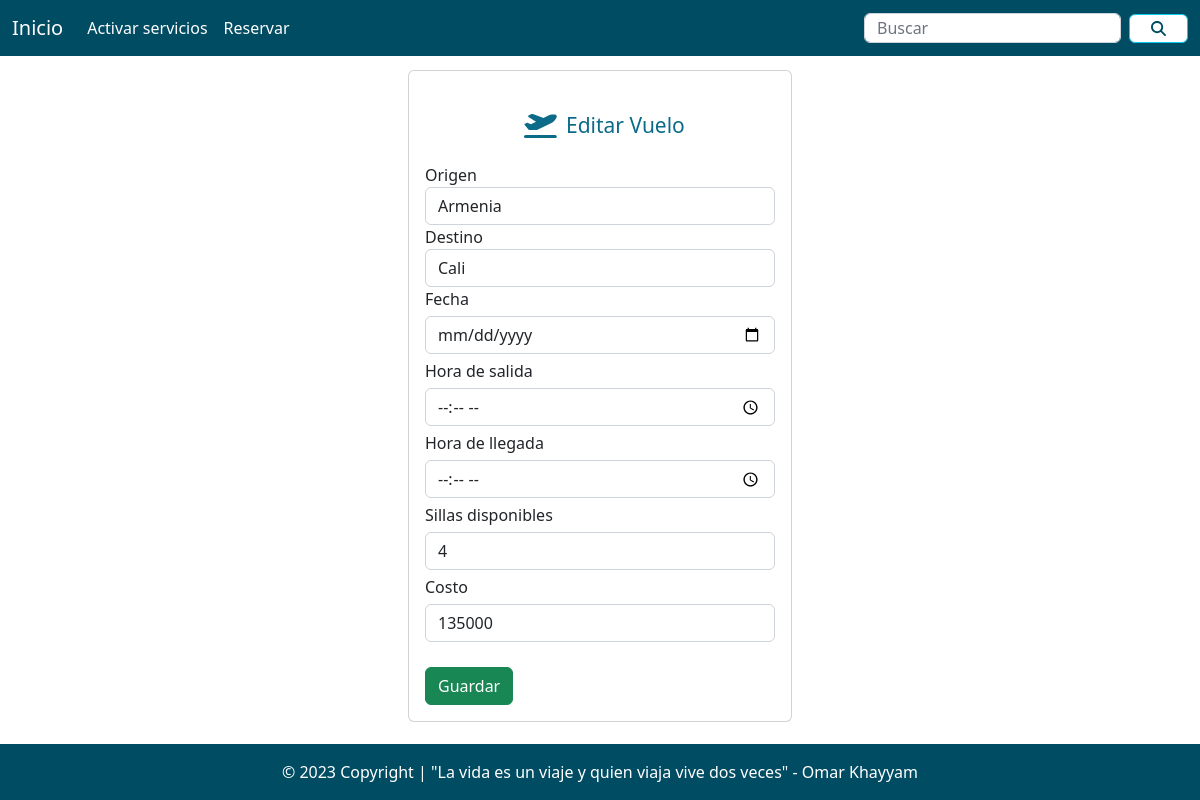
Page /orders/activarServicios/edicionVuelo/4 on the committed database.
### orders/models.py (models this page shows, shortened)
class Vuelo(models.Model):
    IDVuelo = models.BigAutoField(primary_key=True)
    origenVuelo = models.CharField(max_length=100)
    destinoVuelo = models.CharField(max_length=100)
    fechaVuelo = models.DateField()
    horaSalidaVuelo = models.TimeField()
    horaLlegadaVuelo = models.TimeField()
    sillasDisponibleVuelo = models.IntegerField()
    costoVuelo = models.IntegerField()

### orders/views.py (the view)
# urls.py: path('activarServicios/edicionVuelo/<IDVuelo>', views.edicionVuelo),
def edicionVuelo(request, IDVuelo):
    vuelo = Vuelo.objects.get(IDVuelo=IDVuelo)
    return render(request, "edicionVuelo.html", {"vuelo": vuelo})

### orders/templates/edicionVuelo.html (shortened to what this page needs)
<!doctype html>
<html lang="en">
<head>
    {% load static %}
    <link href="https://cdn.jsdelivr.net/npm/bootstrap@5.2.3/dist/css/bootstrap.min.css" rel="stylesheet">
    <link href="https://getbootstrap.com/docs/5.2/assets/css/docs.css" rel="stylesheet">
    <link href="{% static 'css/style.css' %}" rel="stylesheet">
</head>
<nav class="navbar navbar-expand-lg"
style="background-color: #004c63; position: fixed; width: 100%; z-index: 100; ">
<div class="container-fluid">
    <a class="navbar-brand text-white" href="/">Inicio</a>
    <div class="collapse navbar-collapse " id="navbarSupportedContent">
        <ul class="navbar-nav me-auto mb-2 mb-lg-0 ">
            <li class="nav-item">
                <a class="nav-link active text-white" aria-current="page" href="/activarServicios/">Activar servicios</a>
            </li>
            <li class="nav-item">
                <a class="nav-link text-white" href="/reservas/">Reservar</a>
            </li>
        </ul>
        <form class="d-flex" role="search" style="align-items: center;">
            <input class="form-control me-2" style="height: 30px;" type="search" placeholder="Buscar"
                aria-label="Search">
            <button class="btn btn-outline-info d-flex" type="submit"
                style="align-items: center; background: white; fill: #004c63;"></button>
        </form>
    </div>
</div>
</nav>
<div class="row form-edit">
    <div class="col-md-4 offset-md-4">
        <div class="card">
            <div class="card-body">
                <form action="/editarVuelo/" method="POST">{% csrf_token %}
                    <div class="inicio-form">
                        <h2>Editar Vuelo</h2>
                    </div>
                    <div class="form-group">
                        <label for="FormControlInput">Origen</label>
                        <select class="form-control" name="txtorigenVuelo" id="txtorigenVuelo">
                            <option value=" {{vuelo.origenVuelo}}" selected>{{vuelo.origenVuelo}}</option>
                        </select>
                    </div>
                    <div class="form-group">
                        <label for="FormControlInput">Destino</label>
                        <select class="form-control" name="txtorigenVuelo" id="txtorigenVuelo">
                            <option value=" {{vuelo.destinoVuelo}}" selected>{{vuelo.destinoVuelo}}</option>
                        </select>
                    </div>
                    <div class="form-group">
                        <label for="FormControlInput">Fecha</label>
                        <input type="date" id="fechaVuelo" name="fechaVuelo" value="{{vuelo.fechaVuelo}}" class="form-control" placeholder="{{vuelo.fechaVuelo}}"
                             required>
                    </div>
                    <div class="form-group">
                        <label for="FormControlInput">Hora de salida</label>
                        <input type="time" id="horaSalidaVuelo" name="horaSalidaVuelo" value="{{vuelo.horaSalidaVuelo}}" class="form-control" placeholder="Nombre"
                            maxlength="50" required>
                    </div>
                    <div class="form-group">
                        <label for="FormControlInput">Hora de llegada</label>
                        <input type="time" id="horaLlegadaVuelo" name="horaLlegadaVuelo" value="{{vuelo.horaLlegadaVuelo}}" class="form-control" min="1" max="9"
                            value="" required>
                    </div>
                    <div class="form-group">
                        <label for="FormControlInput">Sillas disponibles</label>
                        <input type="text" id="sillasDisponibleVuelo" name="sillasDisponibleVuelo" value="{{vuelo.sillasDisponibleVuelo}}" class="form-control" placeholder="Nombre"
                            maxlength="50" required>
                    </div>
                    <div class="form-group">
                        <label for="FormControlInput">Costo</label>
                        <input type="text" id="costoVuelo" name="costoVuelo" value="{{vuelo.costoVuelo}}" class="form-control" min="1" max="9"
                            value="" required>
                    </div>
                    <div class="form-group">
                        <button type="submit" class="btn btn-success btn-block text-white">Guardar</button>
                    </div>
                </form>
            </div>
        </div>
    </div>
</div>
 <footer class=" text-center text-white" style="background-color: #006787;">
    <div class="text-center p-3" style="background-color: #004c63;">© 2023 Copyright | "La vida es un viaje y quien viaja vive dos veces" - Omar Khayyam</div>
</footer>

### orders/static/css/style.css (style rules this page uses)
html { overflow-x: hidden; }
form input { height: 38px; }
.card { margin: 20px 0; }
.inicio-form { text-align: center; align-items: center; justify-content: center; color: #0c6b88; fill: #0c6b88; padding: 25px; display: flex; flex-direction: row; }
svg { font-size: 21px; margin: 0 9px; }
.inicio-form h2 { font-size: 21px; margin-bottom: 0; }
.btn-success { margin-top: 20px; }
input { margin: 5px 0; }
.form-edit { padding-top: 50px; }
footer { position: relative; position: fixed; bottom: 0px; width: 100vw; margin-top: 30px; left: 0px; right: 0px; }

### rows in the picture
Vuelo: txtorigenVuelo "Armenia", txtorigenVuelo "Cali", sillasDisponibleVuelo "4", costoVuelo "135000"
